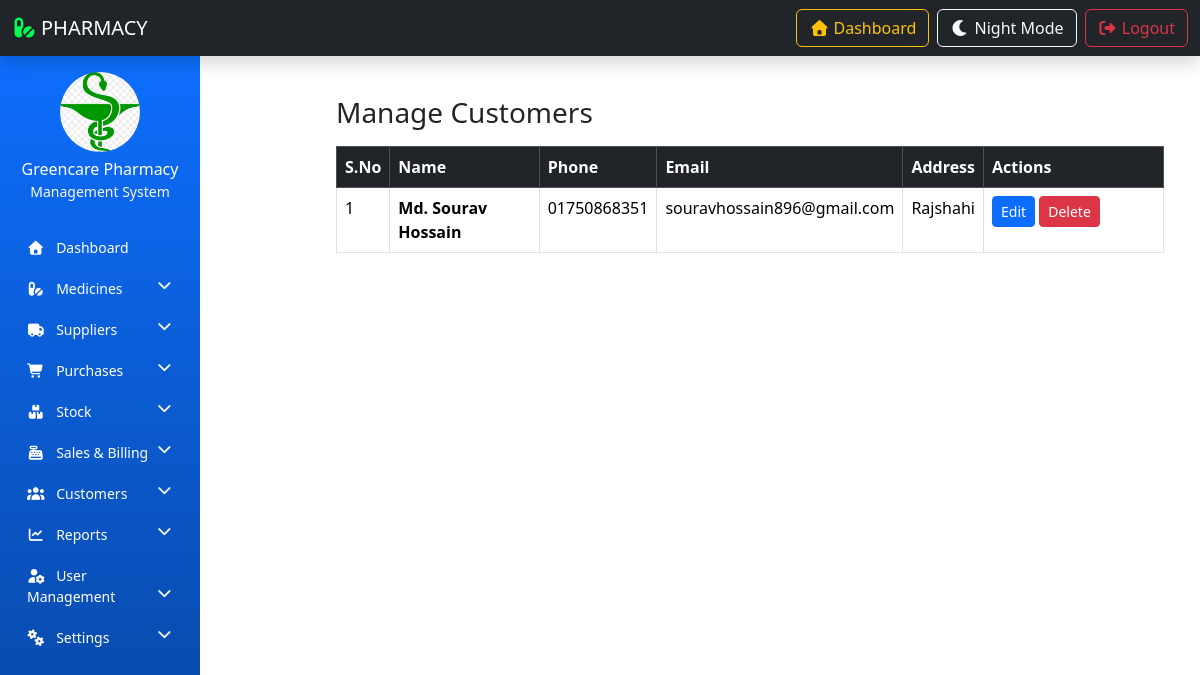
The page /manage-customer/ on the database its author committed.
### resultapp/models.py (models this page shows, shortened)
class PharmacySettings(models.Model):
    pharmacy_name = models.CharField(max_length=200)
    owner_name = models.CharField(max_length=200)
    phone = models.CharField(max_length=20)
    email = models.EmailField(blank=True, null=True)  # ✅ fixed
    address = models.TextField()
    tax_percentage = models.DecimalField(max_digits=5, decimal_places=2, default=0)
    discount_percentage = models.DecimalField(max_digits=5, decimal_places=2, default=0)
    currency = models.CharField(max_length=10, default='tk')
    logo = models.ImageField(upload_to='pharmacy_logo/', blank=True, null=True)

class Customer(models.Model):
    name = models.CharField(max_length=200)
    phone = models.CharField(max_length=20)
    email = models.EmailField(blank=True, null=True)
    address = models.TextField(blank=True,null=True)
    created_at = models.DateTimeField(auto_now_add=True)

### resultapp/views.py (the view)
# urls.py: path('manage-customer/', manage_customer, name='manage_customer'),
def manage_customer(request):
    customers = Customer.objects.all().order_by('-created_at')
    return render(request, 'manage_customer.html', {'customers': customers})

### resultapp/context_processors.py (called while the page is built)
def pharmacy_info(request):
    return {
        'pharmacy_info': PharmacySettings.objects.first()
    }

### resultapp/templates/manage_customer.html (shortened to what this page needs)
{% extends 'admin_base.html' %}
{% block content %}
<div class="container mt-4">
    <h3 class="mb-3">Manage Customers</h3>
    <table class="table table-bordered table-hover">
        <thead class="table-dark">
            <tr>
                <th>S.No</th>
                <th>Name</th>
                <th>Phone</th>
                <th>Email</th>
                <th>Address</th>
                <th width="180">Actions</th>
            </tr>
        </thead>
        <tbody>
            {% for customer in customers %}
            <tr>
                <td>{{ forloop.counter }}</td>
                <td><strong>{{ customer.name }}</strong></td>
                <td>{{ customer.phone }}</td>
                <td>{{ customer.email|default:"-" }}</td>
                <td>{{ customer.address|default:"-" }}</td>
                <td>
                    <a href="{% url 'edit_customer' customer.id %}"
                       class="btn btn-sm btn-primary">
                       Edit
                    </a>
                    <a href="{% url 'delete_customer' customer.id %}"
                       class="btn btn-sm btn-danger"
                       onclick="return confirm('Delete this customer?')">
                       Delete
                    </a>
                </td>
            </tr>
            {% empty %}
            <tr>
                <td colspan="6" class="text-center">
                    No customers found
                </td>
            </tr>
            {% endfor %}
        </tbody>
    </table>
</div>
{% endblock %}

### resultapp/templates/sidebar.html (shortened to what this page needs)
{% load static %}
<nav class="col-md-3 col-lg-2 d-md-block sidebar collapse pt-3">
    <div class="text-center text-white mb-4">
        {% if pharmacy_info.logo %}
        <img src="{{ pharmacy_info.logo.url }}" class="img-fluid rounded-circle mb-2"
            style="width:80px; height:80px; object-fit:cover;">
        {% else %}
        <img src="{% static 'PMS-IMAGE/logo.png' %}" class="img-fluid rounded-circle mb-2"
            style="width:80px; height:80px;">
        {% endif %}
        <h6 class="mb-0">{{ pharmacy_info.pharmacy_name|default:"GreenCare Pharmacy" }}</h6>
        <small class="text-light">Management System</small>
    </div>
    <ul class="nav flex-column">
        <li class="nav-item">
            <a href="{% url 'admin-dashboard' %}" class="nav-link">
                <i class="fas fa-home me-2"></i> Dashboard
            </a>
        </li>
        <li class="nav-item">
            <a href="#medicineMenu" data-bs-toggle="collapse" class="nav-link">
                <i class="fas fa-pills me-2"></i> Medicines
                <i class="fas fa-chevron-down float-end"></i>
            </a>
        </li>
        <li class="nav-item">
            <a href="#supplierMenu" data-bs-toggle="collapse" class="nav-link">
                <i class="fas fa-truck me-2"></i> Suppliers
                <i class="fas fa-chevron-down float-end"></i>
            </a>
        </li>
        <li class="nav-item">
            <a href="#purchaseMenu" data-bs-toggle="collapse" class="nav-link">
                <i class="fas fa-shopping-cart me-2"></i> Purchases
                <i class="fas fa-chevron-down float-end"></i>
            </a>
        </li>
        <li class="nav-item">
            <a href="#stockMenu" data-bs-toggle="collapse" class="nav-link">
                <i class="fas fa-boxes me-2"></i> Stock
                <i class="fas fa-chevron-down float-end"></i>
            </a>
        </li>
        <li class="nav-item">
            <a href="#salesMenu" data-bs-toggle="collapse" class="nav-link">
                <i class="fas fa-cash-register me-2"></i> Sales & Billing
                <i class="fas fa-chevron-down float-end"></i>
            </a>
        </li>
        <li class="nav-item">
            <a href="#customerMenu" data-bs-toggle="collapse" class="nav-link">
                <i class="fas fa-users me-2"></i> Customers
                <i class="fas fa-chevron-down float-end"></i>
            </a>
        </li>
        <li class="nav-item">
            <a href="#reportMenu" data-bs-toggle="collapse" class="nav-link">
                <i class="fas fa-chart-line me-2"></i> Reports
                <i class="fas fa-chevron-down float-end"></i>
            </a>
        </li>
        <li class="nav-item">
            <a href="#userMenu" data-bs-toggle="collapse" class="nav-link">
                <i class="fas fa-user-cog me-2"></i> User Management
                <i class="fas fa-chevron-down float-end"></i>
            </a>
        </li>
        <li class="nav-item">
            <a href="#settingsMenu" data-bs-toggle="collapse" class="nav-link">
                <i class="fas fa-cogs me-2"></i> Settings
                <i class="fas fa-chevron-down float-end"></i>
            </a>
        </li>
    </ul>
</nav>

### resultapp/templates/sidebar.html (style rules this page uses)
.sidebar { min-height: 100vh; background: linear-gradient(180deg, #0d6efd, #084298); }
.sidebar .nav-link { color: #ffffff; font-size: 14px; padding: 10px 15px; border-radius: 6px; transition: 0.3s; }

### rows shown on the page
PharmacySettings: logo (picture), pharmacy_name "Greencare Pharmacy"
Customer: name "Md. Sourav Hossain", phone "01750868351", email "souravhossain896@gmail.com", address "Rajshahi"
